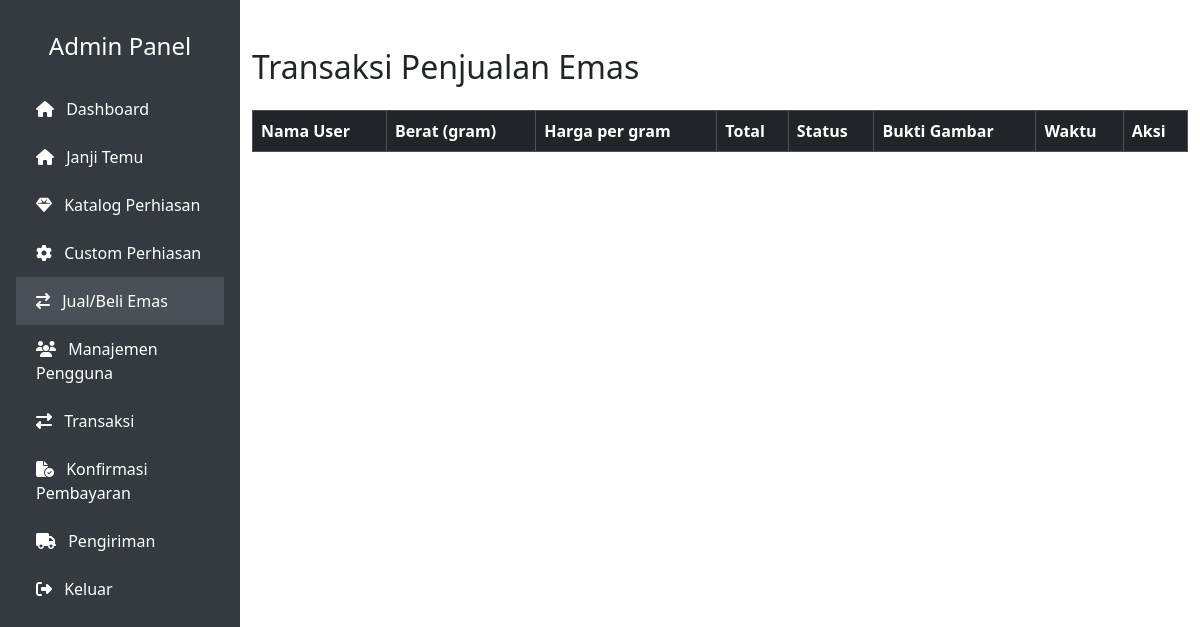
The app's page /admin/trade.php, older data.
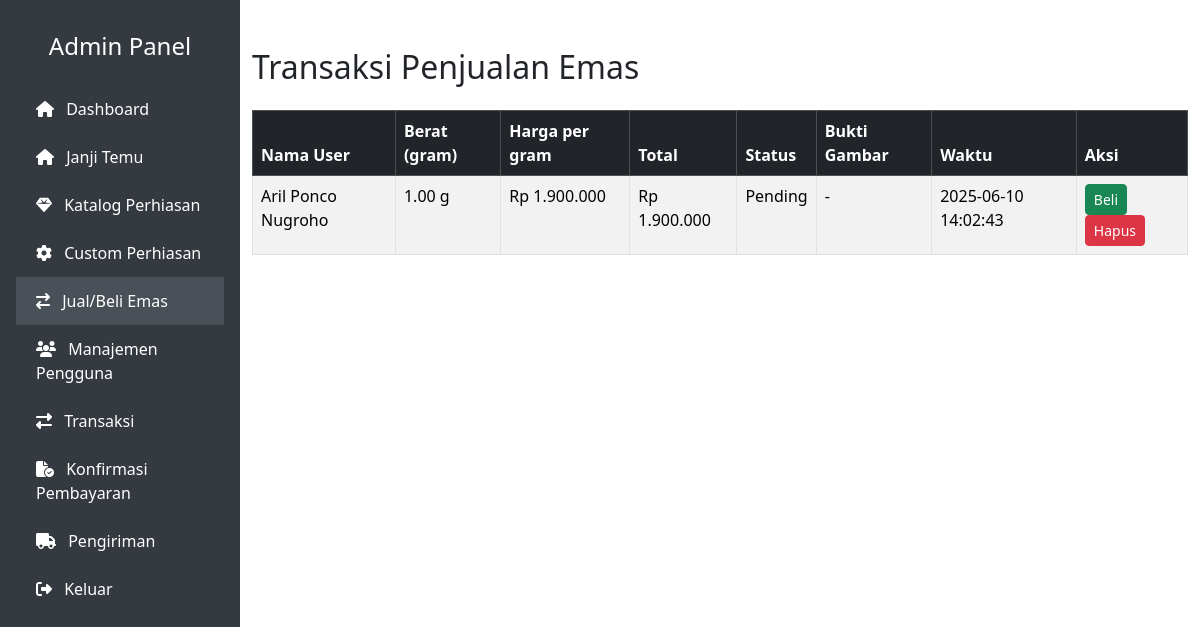
The same page, newer data.
### tables this page shows
CREATE TABLE `gold_transactions` (
  `id` int(11) NOT NULL,
  `user_id` int(11) DEFAULT NULL,
  `type` enum('buy','sell') DEFAULT NULL,
  `weight` decimal(10,2) DEFAULT NULL,
  `price_per_gram` decimal(15,2) DEFAULT NULL,
  `total_price` decimal(15,2) DEFAULT NULL,
  `status` enum('pending','completed','cancelled') DEFAULT 'pending',
  `created_at` timestamp NOT NULL DEFAULT current_timestamp()
);

CREATE TABLE `users` (
  `id` int(11) NOT NULL,
  `name` varchar(100) DEFAULT NULL,
  `email` varchar(100) DEFAULT NULL,
  `password` varchar(255) DEFAULT NULL,
  `phone` varchar(20) DEFAULT NULL,
  `role` enum('customer','admin') DEFAULT 'customer',
  `created_at` timestamp NOT NULL DEFAULT current_timestamp(),
  `address` text DEFAULT NULL
);

### admin/trade.php (the view, shortened to what this page needs)
<?php
require_once '../config/database.php';
include 'includes/header.php';
include 'includes/sidebar.php';
$stmt = $pdo->query("SELECT gold_transactions.*, users.name AS user_name
                     FROM gold_transactions
                     JOIN users ON gold_transactions.user_id = users.id
                     WHERE gold_transactions.type = 'sell'
                     ORDER BY gold_transactions.created_at DESC");
$transactions = $stmt->fetchAll();
?>
<div class="container py-5">
    <h2 class="mb-4">Transaksi Penjualan Emas</h2>
    <table class="table table-bordered table-striped">
        <thead class="table-dark">
            <tr>
                <th>Nama User</th>
                <th>Berat (gram)</th>
                <th>Harga per gram</th>
                <th>Total</th>
                <th>Status</th>
                <th>Bukti Gambar</th>
                <th>Waktu</th>
                <th>Aksi</th>
            </tr>
        </thead>
        <tbody>
            <?php foreach ($transactions as $trx): ?>
            <tr>
                <td><?= htmlspecialchars($trx['user_name']) ?></td>
                <td><?= htmlspecialchars($trx['weight']) ?> g</td>
                <td>Rp <?= number_format($trx['price_per_gram'], 0, ',', '.') ?></td>
                <td>Rp <?= number_format($trx['total_price'], 0, ',', '.') ?></td>
                <td><?= ucfirst($trx['status']) ?></td>
                <td>
                    <?php if (!empty($trx['image'])): ?>
                        <a href="../uploads/<?= htmlspecialchars($trx['image']) ?>" target="_blank">Lihat</a>
                    <?php else: ?>
                        -
                    <?php endif; ?>
                </td>
                <td><?= $trx['created_at'] ?></td>
                <td>
                    <?php if ($trx['status'] === 'pending'): ?>
                        <a href="trade_action.php?action=buy&id=<?= $trx['id'] ?>" class="btn btn-success btn-sm"
                            onclick="return confirm('Yakin ingin membeli emas ini?')">Beli</a>
                        <a href="trade_action.php?action=delete&id=<?= $trx['id'] ?>" class="btn btn-danger btn-sm"
                            onclick="return confirm('Yakin ingin menghapus transaksi ini?')">Hapus</a>
                    <?php else: ?>
                        <span class="text-muted">Sudah dibeli</span>
                    <?php endif; ?>
                </td>
            </tr>
            <?php endforeach; ?>
        </tbody>
    </table>
</div>

### admin/includes/header.php (shortened to what this page needs)
<!DOCTYPE html>
<html lang="id">
<head>
    <link href="https://cdn.jsdelivr.net/npm/bootstrap@5.3.3/dist/css/bootstrap.min.css" rel="stylesheet">
    <link rel="stylesheet" href="https://cdnjs.cloudflare.com/ajax/libs/font-awesome/6.5.0/css/all.min.css">
</head>
<body>

### admin/includes/sidebar.php (shortened to what this page needs)
<div class="sidebar d-flex flex-column p-3">
    <h4 class="text-center mt-3 mb-4">Admin Panel</h4>
    <a href="dashboard.php" class="<?= basename($_SERVER['PHP_SELF']) == 'dashboard.php' ? 'active' : '' ?>"><i class="fas fa-home me-2"></i> Dashboard</a>
    <a href="booking.php" class="<?= basename($_SERVER['PHP_SELF']) == 'booking.php' ? 'active' : '' ?>"><i class="fas fa-home me-2"></i> Janji Temu</a>
    <a href="katalog.php" class="<?= basename($_SERVER['PHP_SELF']) == 'katalog.php' ? 'active' : '' ?>"><i class="fas fa-gem me-2"></i> Katalog Perhiasan</a>
    <a href="custom.php" class="<?= basename($_SERVER['PHP_SELF']) == 'custom.php' ? 'active' : '' ?>"><i class="fas fa-gear me-2"></i> Custom Perhiasan</a>
    <a href="trade.php" class="<?= basename($_SERVER['PHP_SELF']) == 'trade.php' ? 'active' : '' ?>"><i class="fas fa-exchange me-2"></i> Jual/Beli Emas</a>
    <a href="users.php" class="<?= basename($_SERVER['PHP_SELF']) == 'users.php' ? 'active' : '' ?>"><i class="fas fa-users me-2"></i> Manajemen Pengguna</a>
    <a href="transactions.php" class="<?= basename($_SERVER['PHP_SELF']) == 'transactions.php' ? 'active' : '' ?>"><i class="fas fa-exchange-alt me-2"></i> Transaksi</a>
    <a href="konfirmasi_pembayaran.php" class="<?= basename($_SERVER['PHP_SELF']) == 'konfirmasi_pembayaran.php' ? 'active' : '' ?>"><i class="fa-solid fa-file-circle-check me-2"></i> Konfirmasi Pembayaran</a>
    <a href="pengiriman.php" class="<?= basename($_SERVER['PHP_SELF']) == 'pengiriman.php' ? 'active' : '' ?>"><i class="fa-solid fa-truck me-2"></i> Pengiriman</a>
    <a href="logout.php" onclick="confirmLogout(event)"> <i class=" fas fa-sign-out-alt me-2"></i> Keluar</a>
</div>

### admin/includes/header.php (style rules this page uses)
body { min-height: 100vh; display: flex; }
.sidebar { width: 240px; background-color: #343a40; color: white; flex-shrink: 0; }
.sidebar a { color: white; padding: 12px 20px; display: block; text-decoration: none; }
.sidebar a:hover, .sidebar a.active { background-color: #495057; }

Row changes from the older to the newer data that the page shows:
added gold_transactions: user.name "Aril Ponco Nugroho", weight "1.00", price_per_gram "1.900.000", total_price "1.900.000", status "Pending", created_at "2025-06-10 14:02:43"
